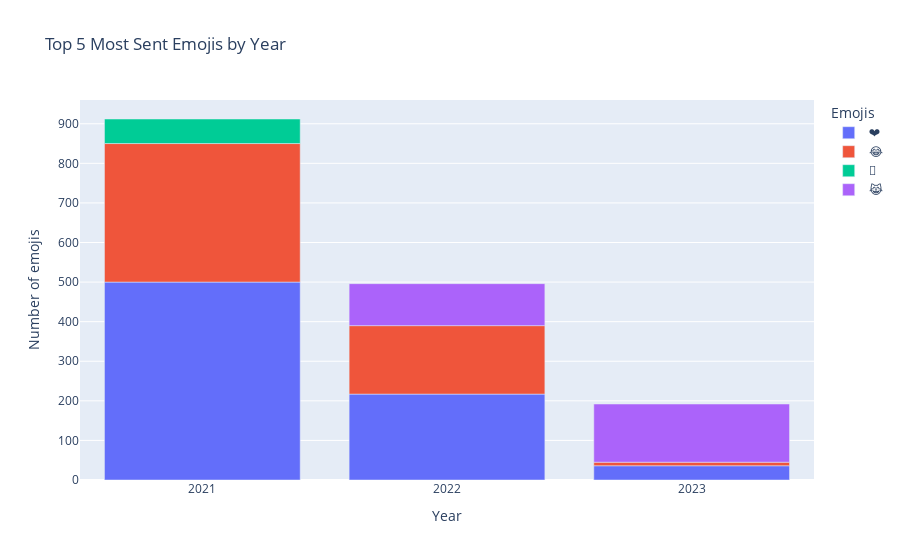

The cell this chart's notebook holds for it:
### Code cell
# Agrupar los datos por año y emoji, contar la frecuencia de cada combinación y resetear el índice
top_emojis_by_year = df.groupby(["Year", "Emojis"]).size().reset_index(name="Count")

# Ordenar los datos por año y por la frecuencia de cada emoji dentro del año
top_emojis_by_year = top_emojis_by_year.sort_values(["Year", "Count"], ascending=[True, False])

# Quedarse con los 5 emojis más frecuentes para cada año
top_emojis_by_year = top_emojis_by_year.groupby("Year").head(3)

fig = px.bar(top_emojis_by_year, x="Year", y="Count", color="Emojis",
             title="Top 5 Most Sent Emojis by Year")
fig.update_layout(xaxis_title="Year", yaxis_title="Number of emojis",
                  xaxis=dict(tickvals=[2021, 2022, 2023]))

# Mostrar la gráfica
fig.show()

### Figure 1 — Plotly figure (JSON) as saved in the notebook; plotly's stock layout.template omitted (floating-point values rounded to 4 significant figures)
{"data": [{"alignmentgroup": "True", "hovertemplate": "Emojis=❤<br>Year=%{x}<br>Count=%{y}<extra></extra>", "legendgroup": "❤", "marker": {"color": "#636efa", "pattern": {"shape": ""}}, "name": "❤", "offsetgroup": "❤", "orientation": "v", "showlegend": true, "textposition": "auto", "type": "bar", "x": [2021, 2022, 2023], "xaxis": "x", "y": [500, 217, 36], "yaxis": "y"}, {"alignmentgroup": "True", "hovertemplate": "Emojis=😂<br>Year=%{x}<br>Count=%{y}<extra></extra>", "legendgroup": "😂", "marker": {"color": "#EF553B", "pattern": {"shape": ""}}, "name": "😂", "offsetgroup": "😂", "orientation": "v", "showlegend": true, "textposition": "auto", "type": "bar", "x": [2021, 2022, 2023], "xaxis": "x", "y": [350, 173, 9], "yaxis": "y"}, {"alignmentgroup": "True", "hovertemplate": "Emojis=💓<br>Year=%{x}<br>Count=%{y}<extra></extra>", "legendgroup": "💓", "marker": {"color": "#00cc96", "pattern": {"shape": ""}}, "name": "💓", "offsetgroup": "💓", "orientation": "v", "showlegend": true, "textposition": "auto", "type": "bar", "x": [2021], "xaxis": "x", "y": [62], "yaxis": "y"}, {"alignmentgroup": "True", "hovertemplate": "Emojis=😹<br>Year=%{x}<br>Count=%{y}<extra></extra>", "legendgroup": "😹", "marker": {"color": "#ab63fa", "pattern": {"shape": ""}}, "name": "😹", "offsetgroup": "😹", "orientation": "v", "showlegend": true, "textposition": "auto", "type": "bar", "x": [2022, 2023], "xaxis": "x", "y": [106, 147], "yaxis": "y"}], "layout": {"barmode": "relative", "legend": {"title": {"text": "Emojis"}, "tracegroupgap": 0}, "title": {"text": "Top 5 Most Sent Emojis by Year"}, "xaxis": {"anchor": "y", "domain": [0, 1], "tickvals": [2021, 2022, 2023], "title": {"text": "Year"}}, "yaxis": {"anchor": "x", "domain": [0, 1], "title": {"text": "Number of emojis"}}}}
